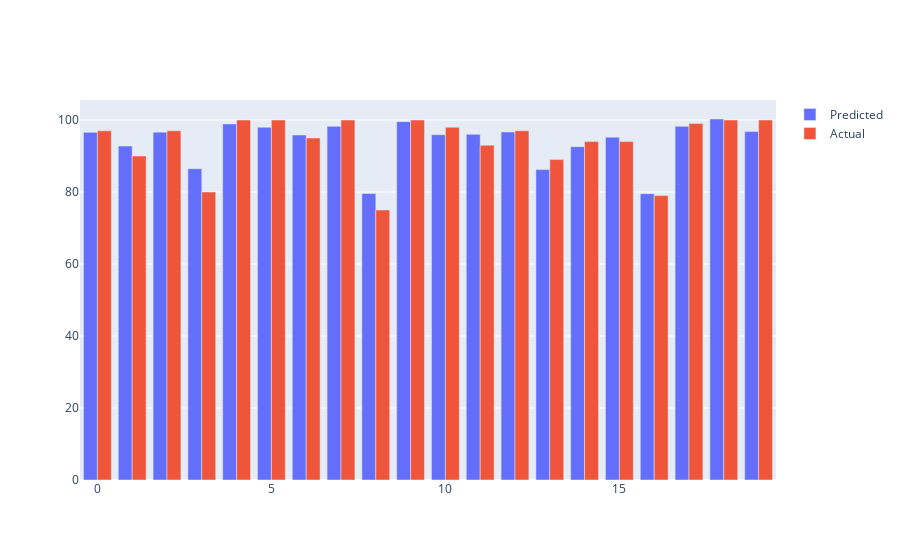

Source (notebook cell):
### Code cell
error_diff = pd.DataFrame({'Actual Values': np.array(y_test_r).flatten(), 'Predicted Values': ypred_r.flatten()})
error_diff1 = error_diff.head(20)
error_diff1
title=['Pred vs Actual']
fig = go.Figure(data=[
    go.Bar(name='Predicted', x=error_diff1.index, y=error_diff['Predicted Values']),
    go.Bar(name='Actual', x=error_diff1.index, y=error_diff['Actual Values'])
])

fig.update_layout(barmode='group')
fig.show()

### Figure 1 — Plotly figure (JSON) as saved in the notebook; plotly's stock layout.template omitted (floating-point values rounded to 4 significant figures; data arrays with more than 128 entries replaced by an {"elided": "..."} marker saying what was removed)
{"data": [{"name": "Predicted", "type": "bar", "x": [0, 1, 2, 3, 4, 5, 6, 7, 8, 9, 10, 11, 12, 13, 14, 15, 16, 17, 18, 19], "y": {"elided": "6056 float values"}}, {"name": "Actual", "type": "bar", "x": [0, 1, 2, 3, 4, 5, 6, 7, 8, 9, 10, 11, 12, 13, 14, 15, 16, 17, 18, 19], "y": {"elided": "6056 int values"}}], "layout": {"barmode": "group"}}
